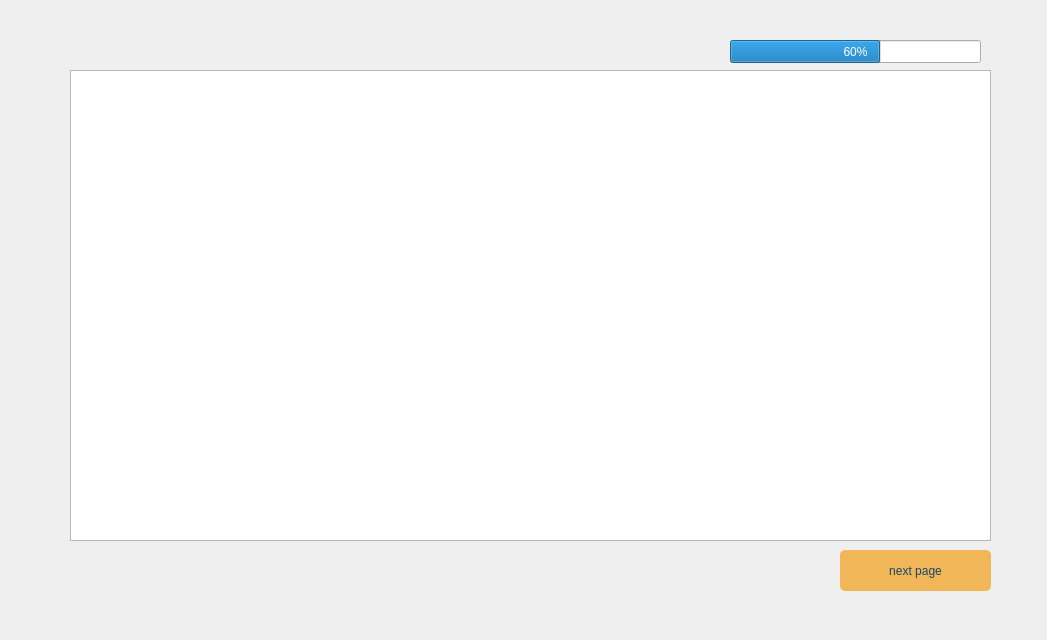
<?xml version="1.0" encoding="UTF-8"?>
<ui version="4.0">
 <class>rules3</class>
 <widget class="QWidget" name="rules3">
  <property name="geometry">
   <rect>
    <x>0</x>
    <y>0</y>
    <width>1047</width>
    <height>640</height>
   </rect>
  </property>
  <property name="windowTitle">
   <string>Form</string>
  </property>
  <widget class="QTextEdit" name="textEdit">
   <property name="geometry">
    <rect>
     <x>70</x>
     <y>70</y>
     <width>921</width>
     <height>471</height>
    </rect>
   </property>
   <property name="styleSheet">
    <string notr="true">border-image: url(:/new/prefix1/rules3.jpg);</string>
   </property>
   <property name="readOnly">
    <bool>true</bool>
   </property>
  </widget>
  <widget class="QProgressBar" name="progressBar">
   <property name="geometry">
    <rect>
     <x>730</x>
     <y>40</y>
     <width>251</width>
     <height>23</height>
    </rect>
   </property>
   <property name="styleSheet">
    <string notr="true">border-image: url(:/new/prefix1/rulles_back.jpg);</string>
   </property>
   <property name="value">
    <number>60</number>
   </property>
  </widget>
  <widget class="QPushButton" name="pushButton">
   <property name="geometry">
    <rect>
     <x>840</x>
     <y>550</y>
     <width>151</width>
     <height>41</height>
    </rect>
   </property>
   <property name="styleSheet">
    <string notr="true">QPushButton#pushButton {
	background-color: rgb(3, 173, 190);
	background-color: rgb(5, 167, 178);
	font: 16pt &quot;MS Shell Dlg 2&quot;;
Padding: 1px;
Border-radius: 5px;
background-color: rgb(241, 182, 88);
color: rgb(25, 69, 105);
}

QPushButton#pushButton:hover {
	background-color: rgb(42, 46, 52);
border-style: solid;
 border-width: 1px;
	color: rgb(241, 182, 88);
}

QPushButton#pushButton:pressed {
border-style: solid;
border-width: 1px;
	border-color: rgb(25, 69, 105);
	color: rgb(85, 255, 255);
}</string>
   </property>
   <property name="text">
    <string>next page</string>
   </property>
  </widget>
 </widget>
 <resources/>
 <connections/>
</ui>
